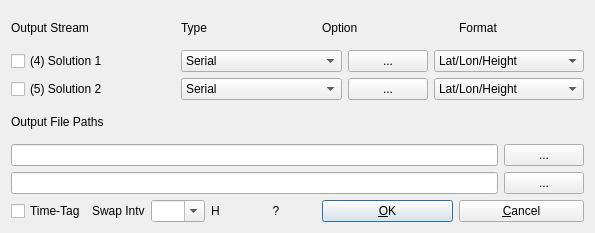
<?xml version="1.0" encoding="UTF-8"?>
<ui version="4.0">
 <class>OutputStrDialog</class>
 <widget class="QWidget" name="OutputStrDialog">
  <property name="geometry">
   <rect>
    <x>0</x>
    <y>0</y>
    <width>595</width>
    <height>233</height>
   </rect>
  </property>
  <property name="windowTitle">
   <string>Output Streams</string>
  </property>
  <property name="toolTip">
   <string/>
  </property>
  <layout class="QGridLayout" name="gridLayout">
   <item row="0" column="0" colspan="2">
    <widget class="QLabel" name="Label10">
     <property name="enabled">
      <bool>true</bool>
     </property>
     <property name="toolTip">
      <string/>
     </property>
     <property name="text">
      <string>Output Stream</string>
     </property>
    </widget>
   </item>
   <item row="0" column="3" colspan="3">
    <widget class="QLabel" name="Label5">
     <property name="enabled">
      <bool>true</bool>
     </property>
     <property name="toolTip">
      <string/>
     </property>
     <property name="text">
      <string>Type</string>
     </property>
    </widget>
   </item>
   <item row="0" column="6" colspan="2">
    <widget class="QLabel" name="Label6">
     <property name="enabled">
      <bool>true</bool>
     </property>
     <property name="toolTip">
      <string/>
     </property>
     <property name="text">
      <string>Option</string>
     </property>
    </widget>
   </item>
   <item row="0" column="9">
    <widget class="QLabel" name="Label7">
     <property name="enabled">
      <bool>true</bool>
     </property>
     <property name="toolTip">
      <string/>
     </property>
     <property name="text">
      <string>Format</string>
     </property>
    </widget>
   </item>
   <item row="1" column="0" colspan="3">
    <widget class="QCheckBox" name="Stream1C">
     <property name="toolTip">
      <string/>
     </property>
     <property name="text">
      <string>(4) Solution 1</string>
     </property>
    </widget>
   </item>
   <item row="1" column="3" colspan="4">
    <widget class="QComboBox" name="Stream1">
     <property name="enabled">
      <bool>true</bool>
     </property>
     <property name="toolTip">
      <string/>
     </property>
     <item>
      <property name="text">
       <string>Serial</string>
      </property>
     </item>
     <item>
      <property name="text">
       <string>TCP Client</string>
      </property>
     </item>
     <item>
      <property name="text">
       <string>TCP Server</string>
      </property>
     </item>
     <item>
      <property name="text">
       <string>NTRIP Server</string>
      </property>
     </item>
     <item>
      <property name="text">
       <string>NTRIP Caster</string>
      </property>
     </item>
     <item>
      <property name="text">
       <string>File</string>
      </property>
     </item>
    </widget>
   </item>
   <item row="1" column="7">
    <widget class="QPushButton" name="BtnStr1">
     <property name="enabled">
      <bool>true</bool>
     </property>
     <property name="toolTip">
      <string/>
     </property>
     <property name="text">
      <string>...</string>
     </property>
    </widget>
   </item>
   <item row="1" column="8" colspan="3">
    <widget class="QComboBox" name="Format1">
     <property name="enabled">
      <bool>true</bool>
     </property>
     <property name="toolTip">
      <string/>
     </property>
     <item>
      <property name="text">
       <string>Lat/Lon/Height</string>
      </property>
     </item>
     <item>
      <property name="text">
       <string>X/Y/Z-ECEF</string>
      </property>
     </item>
     <item>
      <property name="text">
       <string>E/N/U-Baseline</string>
      </property>
     </item>
     <item>
      <property name="text">
       <string>NMEA0183</string>
      </property>
     </item>
     <item>
      <property name="text">
       <string>Solution Status</string>
      </property>
     </item>
    </widget>
   </item>
   <item row="2" column="0" colspan="3">
    <widget class="QCheckBox" name="Stream2C">
     <property name="toolTip">
      <string/>
     </property>
     <property name="text">
      <string>(5) Solution 2</string>
     </property>
    </widget>
   </item>
   <item row="2" column="3" colspan="4">
    <widget class="QComboBox" name="Stream2">
     <property name="enabled">
      <bool>true</bool>
     </property>
     <property name="toolTip">
      <string/>
     </property>
     <item>
      <property name="text">
       <string>Serial</string>
      </property>
     </item>
     <item>
      <property name="text">
       <string>TCP Client</string>
      </property>
     </item>
     <item>
      <property name="text">
       <string>TCP Server</string>
      </property>
     </item>
     <item>
      <property name="text">
       <string>NTRIP Server</string>
      </property>
     </item>
     <item>
      <property name="text">
       <string>NTRIP Caster</string>
      </property>
     </item>
     <item>
      <property name="text">
       <string>File</string>
      </property>
     </item>
    </widget>
   </item>
   <item row="2" column="7">
    <widget class="QPushButton" name="BtnStr2">
     <property name="enabled">
      <bool>true</bool>
     </property>
     <property name="toolTip">
      <string/>
     </property>
     <property name="text">
      <string>...</string>
     </property>
    </widget>
   </item>
   <item row="2" column="8" colspan="3">
    <widget class="QComboBox" name="Format2">
     <property name="enabled">
      <bool>true</bool>
     </property>
     <property name="toolTip">
      <string/>
     </property>
     <item>
      <property name="text">
       <string>Lat/Lon/Height</string>
      </property>
     </item>
     <item>
      <property name="text">
       <string>X/Y/Z-ECEF</string>
      </property>
     </item>
     <item>
      <property name="text">
       <string>E/N/U-Baseline</string>
      </property>
     </item>
     <item>
      <property name="text">
       <string>NMEA0183</string>
      </property>
     </item>
     <item>
      <property name="text">
       <string>Solution Status</string>
      </property>
     </item>
    </widget>
   </item>
   <item row="3" column="0" colspan="2">
    <widget class="QLabel" name="LabelF1">
     <property name="enabled">
      <bool>true</bool>
     </property>
     <property name="toolTip">
      <string/>
     </property>
     <property name="text">
      <string>Output File Paths</string>
     </property>
    </widget>
   </item>
   <item row="4" column="0" colspan="10">
    <widget class="QLineEdit" name="FilePath1">
     <property name="enabled">
      <bool>true</bool>
     </property>
     <property name="toolTip">
      <string/>
     </property>
     <property name="text">
      <string/>
     </property>
    </widget>
   </item>
   <item row="4" column="10">
    <widget class="QPushButton" name="BtnFile1">
     <property name="enabled">
      <bool>true</bool>
     </property>
     <property name="palette">
      <palette>
       <active>
        <colorrole role="WindowText">
         <brush brushstyle="SolidPattern">
          <color alpha="255">
           <red>0</red>
           <green>0</green>
           <blue>0</blue>
          </color>
         </brush>
        </colorrole>
       </active>
       <inactive>
        <colorrole role="WindowText">
         <brush brushstyle="SolidPattern">
          <color alpha="255">
           <red>0</red>
           <green>0</green>
           <blue>0</blue>
          </color>
         </brush>
        </colorrole>
       </inactive>
       <disabled>
        <colorrole role="WindowText">
         <brush brushstyle="SolidPattern">
          <color alpha="255">
           <red>0</red>
           <green>0</green>
           <blue>0</blue>
          </color>
         </brush>
        </colorrole>
       </disabled>
      </palette>
     </property>
     <property name="toolTip">
      <string/>
     </property>
     <property name="text">
      <string>...</string>
     </property>
    </widget>
   </item>
   <item row="5" column="0" colspan="10">
    <widget class="QLineEdit" name="FilePath2">
     <property name="enabled">
      <bool>true</bool>
     </property>
     <property name="toolTip">
      <string/>
     </property>
     <property name="text">
      <string/>
     </property>
    </widget>
   </item>
   <item row="5" column="10">
    <widget class="QPushButton" name="BtnFile2">
     <property name="enabled">
      <bool>true</bool>
     </property>
     <property name="palette">
      <palette>
       <active>
        <colorrole role="WindowText">
         <brush brushstyle="SolidPattern">
          <color alpha="255">
           <red>0</red>
           <green>0</green>
           <blue>0</blue>
          </color>
         </brush>
        </colorrole>
       </active>
       <inactive>
        <colorrole role="WindowText">
         <brush brushstyle="SolidPattern">
          <color alpha="255">
           <red>0</red>
           <green>0</green>
           <blue>0</blue>
          </color>
         </brush>
        </colorrole>
       </inactive>
       <disabled>
        <colorrole role="WindowText">
         <brush brushstyle="SolidPattern">
          <color alpha="255">
           <red>0</red>
           <green>0</green>
           <blue>0</blue>
          </color>
         </brush>
        </colorrole>
       </disabled>
      </palette>
     </property>
     <property name="toolTip">
      <string/>
     </property>
     <property name="text">
      <string>...</string>
     </property>
    </widget>
   </item>
   <item row="6" column="0">
    <widget class="QCheckBox" name="TimeTagC">
     <property name="toolTip">
      <string/>
     </property>
     <property name="text">
      <string>Time-Tag</string>
     </property>
    </widget>
   </item>
   <item row="6" column="1">
    <widget class="QLabel" name="Label1">
     <property name="enabled">
      <bool>true</bool>
     </property>
     <property name="toolTip">
      <string/>
     </property>
     <property name="text">
      <string>Swap Intv</string>
     </property>
    </widget>
   </item>
   <item row="6" column="2" colspan="2">
    <widget class="QComboBox" name="SwapIntv">
     <property name="enabled">
      <bool>true</bool>
     </property>
     <property name="toolTip">
      <string/>
     </property>
     <property name="editable">
      <bool>true</bool>
     </property>
     <item>
      <property name="text">
       <string/>
      </property>
     </item>
     <item>
      <property name="text">
       <string>0.25</string>
      </property>
     </item>
     <item>
      <property name="text">
       <string>0.5</string>
      </property>
     </item>
     <item>
      <property name="text">
       <string>1</string>
      </property>
     </item>
     <item>
      <property name="text">
       <string>3</string>
      </property>
     </item>
     <item>
      <property name="text">
       <string>6</string>
      </property>
     </item>
     <item>
      <property name="text">
       <string>12</string>
      </property>
     </item>
     <item>
      <property name="text">
       <string>24</string>
      </property>
     </item>
    </widget>
   </item>
   <item row="6" column="4">
    <widget class="QLabel" name="Label2">
     <property name="enabled">
      <bool>true</bool>
     </property>
     <property name="toolTip">
      <string/>
     </property>
     <property name="text">
      <string>H</string>
     </property>
    </widget>
   </item>
   <item row="6" column="5">
    <widget class="QPushButton" name="BtnKey">
     <property name="enabled">
      <bool>true</bool>
     </property>
     <property name="toolTip">
      <string/>
     </property>
     <property name="text">
      <string>?</string>
     </property>
     <property name="flat">
      <bool>true</bool>
     </property>
    </widget>
   </item>
   <item row="6" column="6" colspan="3">
    <widget class="QPushButton" name="BtnOk">
     <property name="enabled">
      <bool>true</bool>
     </property>
     <property name="toolTip">
      <string/>
     </property>
     <property name="text">
      <string>&amp;OK</string>
     </property>
     <property name="autoDefault">
      <bool>true</bool>
     </property>
     <property name="default">
      <bool>true</bool>
     </property>
    </widget>
   </item>
   <item row="6" column="9" colspan="2">
    <widget class="QPushButton" name="BtnCancel">
     <property name="enabled">
      <bool>true</bool>
     </property>
     <property name="toolTip">
      <string/>
     </property>
     <property name="text">
      <string>&amp;Cancel</string>
     </property>
    </widget>
   </item>
  </layout>
 </widget>
 <resources/>
 <connections/>
</ui>
